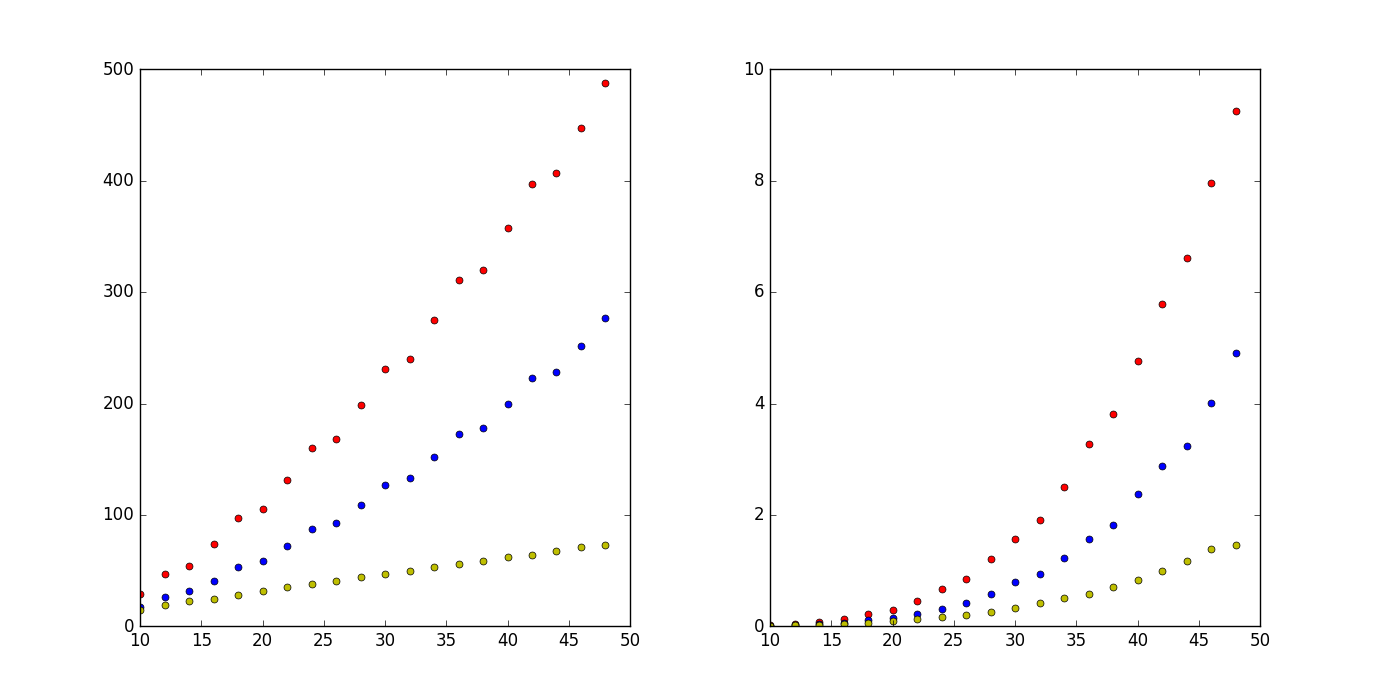

Write Python code to recreate this figure.
from numpy import *
import mpl_toolkits.mplot3d
import matplotlib.pyplot as plt
from matplotlib import cm
from matplotlib.ticker import LinearLocator, FormatStrFormatter
import time
'''
class Electric_Field
this class solves the potential euation of capacitor
where: 
              V1: potential of the left plate
              V2: potential of the right palte
              n: size of one side
'''
class ELECTRIC_FIELD(object):
    def __init__(self, V1=1, V2=-1, V_boundary=0, n=30):
        self.V1=float(V1)
        self.V2=float(V2)
        self.V_boundary=float(V_boundary)
        self.n=int(n)
        self.s1, self.s3=int(n/3), int(n/3)
        self.s2, self.s4=int(self.n-2-2*self.s1), int(self.n-2*self.s3)
        self.V=[]
        for j in range(self.n):
            self.V.append([0.0]*self.n)
        for j in [0,self.n-1]:
            self.V[j]=[self.V_boundary]*self.n
        for j in range(self.s3,self.s3+self.s4):
            self.V[j][self.s1]=self.V1
            self.V[j][self.s1+self.s2+1]=self.V2            
    def update_V_Jacobi(self):
        self.counter=0                         # use Jacobi method solve the potential       
        while True:
            self.V_next=[]
            for j in range(self.n):
                self.V_next.append([0.0]*self.n)
            for j in range(self.n):
                for i in range(self.n):
                    self.V_next[j][i]=self.V[j][i]
            self.delta_V=0.
            for j in range(1,self.n-1):
                for i in range(1,self.n-1):
                    if (j in range(self.s3,self.s3+self.s4)) and (i in [self.s1,self.s1+self.s2+1]):
                        continue
                    self.V_next[j][i]=1./4.*(self.V[j-1][i]+self.V[j+1][i]+self.V[j][i-1]+self.V[j][i+1])
                    self.delta_V=self.delta_V+abs(self.V_next[j][i]-self.V[j][i])
            self.counter=self.counter+1
            for j in range(self.n):
                for i in range(self.n):
                    self.V[j][i]=self.V_next[j][i]
            if (self.delta_V < abs(self.V2-self.V1)*(1.0E-5)*self.n*self.n and self.counter >= 10):
                break
        print 'jacobi itertion length n=',self.n,'  ',self.counter,' times'
        return self.counter
    def update_V_Gauss(self):              # use Gauss-Seidel method solve the potential
        self.counter=0
        while True:
            self.delta_V=0.
            for j in range(1,self.n-1):
                for i in range(1,self.n-1):
                    if (j in range(self.s3,self.s3+self.s4)) and (i in [self.s1,self.s1+self.s2+1]):
                        continue
                    self.next_V=1./4.*(self.V[j-1][i]+self.V[j+1][i]+self.V[j][i-1]+self.V[j][i+1])
                    self.delta_V=self.delta_V+abs(self.next_V-self.V[j][i])
                    self.V[j][i]=self.next_V   
            self.counter=self.counter+1
            if (self.delta_V < abs(self.V2-self.V1)*(1.0E-5)*self.n*self.n and self.counter >= 10):
                break
        print 'gauss itertion length n=',self.n,'  ',self.counter,' times'
        return self.counter    
    def update_V_SOR(self):           # use SOR method solve the potential
        self.alpha=2./(1.+pi/self.n)
        self.counter=0
        while True:
            self.delta_V=0.
            for j in range(1,self.n-1):
                for i in range(1,self.n-1):
                    if (j in range(self.s3,self.s3+self.s4)) and (i in [self.s1,self.s1+self.s2+1]):
                        continue
                    self.next_V=1./4.*(self.V[j-1][i]+self.V[j+1][i]+self.V[j][i-1]+self.V[j][i+1])
                    self.V[j][i]=self.alpha*(self.next_V-self.V[j][i])+self.V[j][i]
                    self.delta_V=self.delta_V+abs(self.alpha*(self.next_V-self.V[j][i]))
            self.counter=self.counter+1
            if (self.delta_V < abs(self.V2-self.V1)*(1.0E-5)*self.n*self.n and self.counter >= 10):
                break
        print 'SOR itertion length n=',self.n,'  ',self.counter,' times'
        return self.counter
    def Ele_field(self,x1,x2,y1,y2):       # calculate the Electirc field  
        self.dx=abs(x1-x2)/float(self.n-1)
        self.Ex=[]
        self.Ey=[]
        for j in range(self.n):
            self.Ex.append([0.0]*self.n)
            self.Ey.append([0.0]*self.n)
        for j in range(1,self.n-1,1):
            for i in range(1,self.n-1,1):
                self.Ex[j][i]=-(self.V[j][i+1]-self.V[j][i-1])/(2*self.dx)
                self.Ey[j][i]=-(self.V[j-1][i]-self.V[j+1][i])/(2*self.dx)
    def plot_3d(self,ax,x1,x2,y1,y2):       # give 3d plot the potential
        self.x=linspace(x1,x2,self.n)
        self.y=linspace(y2,y1,self.n)
        self.x,self.y=meshgrid(self.x,self.y)
        self.surf=ax.plot_surface(self.x,self.y,self.V, rstride=1, cstride=1, cmap=cm.coolwarm)
        ax.set_xlim(x1,x2)
        ax.set_ylim(y1,y2)
        ax.zaxis.set_major_locator(LinearLocator(10))
        ax.zaxis.set_major_formatter(FormatStrFormatter('%.01f'))
        ax.set_xlabel('x (m)',fontsize=14)
        ax.set_ylabel('y (m)',fontsize=14)
        ax.set_zlabel('Electric potential (V)',fontsize=14)
        ax.set_title('Potential near capacitor',fontsize=18)
    def plot_2d(self,ax1,ax2,x1,x2,y1,y2):     # give 2d plot of potential and electric field
        self.x=linspace(x1,x2,self.n)
        self.y=linspace(y2,y1,self.n)
        self.x,self.y=meshgrid(self.x,self.y)
        
        cs=ax1.contour(self.x,self.y,self.V)
        plt.clabel(cs, inline=1, fontsize=10)
        ax1.set_title('Equipotential lines',fontsize=18)
        ax1.set_xlabel('x (m)',fontsize=14)
        ax1.set_ylabel('y (m)',fontsize=14)
        
        for j in range(1,self.n-1,1):
            for i in range(1,self.n-1,1):
                ax2.arrow(self.x[j][i],self.y[j][i],self.Ex[j][i]/40,self.Ey[j][i]/40,fc='k', ec='k')             
        ax2.set_xlim(-1.,1.)
        ax2.set_ylim(-1.,1.)
        ax2.set_title('Electric field',fontsize=18)
        ax2.set_xlabel('x (m)',fontsize=14)
        ax2.set_ylabel('y (m)',fontsize=14)
    def export_data(self,x1,x2,y1,y2):          # export data
        self.mfile=open(r'd:\data.txt','w')
        self.x=linspace(x1,x2,self.n)
        self.y=linspace(y2,y1,self.n)
        self.x,self.y=meshgrid(self.x,self.y)
        for j in range(self.n):
            for i in range(self.n):
                print >> self.mfile, self.x[j][i],self.y[j][i],self.V[j][i]
        self.mfile.close()
        
#  compare three method   
n_min=10        # Jacobi method
n_max=50
n_jacobi=[]
iters_jacobi=[]
time_jacobi=[]
for i in range(n_min,n_max,2):
    start=time.clock()
    cmp=ELECTRIC_FIELD(1,-1,0,i)
    iters_jacobi.append(cmp.update_V_Jacobi())
    end=time.clock()
    
    time_jacobi.append(end-start)   
    n_jacobi.append(i)


n_gauss=[]         # Gauss Seidel method
iters_gauss=[]
time_gauss=[]
for i in range(n_min,n_max,2):
    start=time.clock()
    cmp=ELECTRIC_FIELD(1,-1,0,i)
    iters_gauss.append(cmp.update_V_Gauss())
    end=time.clock()
   
    time_gauss.append(end-start)   
    n_gauss.append(i)
    
n_SOR=[]       # SOR method
iters_SOR=[]
time_SOR=[]
for i in range(n_min,n_max,2):
    start=time.clock()
    cmp=ELECTRIC_FIELD(1,-1,0,i)
    iters_SOR.append(cmp.update_V_SOR())
    end=time.clock()
    time_SOR.append(end-start)
    n_SOR.append(i)
print time_SOR

#  export data
mfile=open(r'd:\data.txt','w')
for i in range(len(n_jacobi)):
    print >> mfile, n_jacobi[i], time_jacobi[i], time_gauss[i], time_SOR[i]
mfile.close()


# give a simple plot
fig=plt.figure(figsize=(14,7))
ax1=plt.axes([0.1,0.1,0.35,0.8])
ax2=plt.axes([0.55,0.1,0.35,0.8])

ax1.plot(n_jacobi,iters_jacobi,'or',markersize=5)
ax1.plot(n_gauss,iters_gauss,'ob',markersize=5)
ax1.plot(n_SOR,iters_SOR,'oy',markersize=5)
ax2.plot(n_jacobi,time_jacobi,'or',markersize=5)
ax2.plot(n_gauss,time_gauss,'ob',markersize=5)
ax2.plot(n_SOR,time_SOR,'oy',markersize=5)

plt.show(fig)
